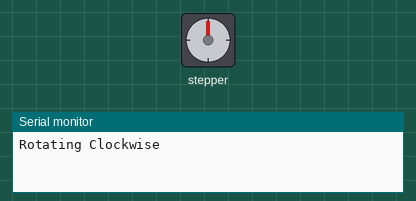
Simulated run of this sketch. Board: Arduino Uno, built with avr-gcc and run on an emulated ATmega328P. Parts: stepper motor, the last lines printed to the serial monitor. Stepper angles assume 4096 steps per turn.

Above: at 0.05 s.
At 2.2 s:
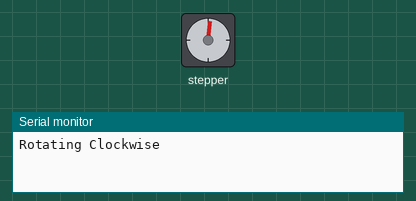
At 4.35 s:
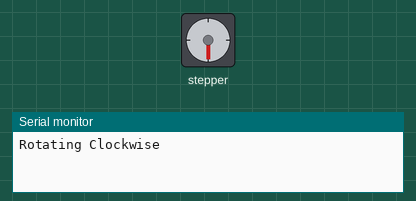
At 8.7 s:
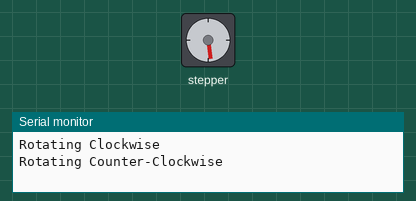
Timing chart, 0 to 13.5 s (numbered marks = the images above):
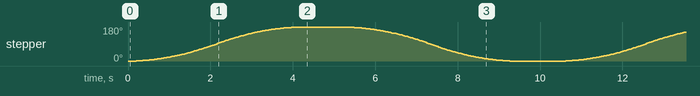

The sketch:

motor_test_code.ino
```cpp
#include <AccelStepper.h>

// Define motor control pins
#define MOTOR_PIN1 14
#define MOTOR_PIN2 12
#define MOTOR_PIN3 13
#define MOTOR_PIN4 15

// Set up the AccelStepper for 4-wire stepper in half-step mode
AccelStepper stepper(AccelStepper::HALF4WIRE, MOTOR_PIN1, MOTOR_PIN3, MOTOR_PIN2, MOTOR_PIN4);

void setup() {
  Serial.begin(115200);

  // Motor settings
  stepper.setMaxSpeed(1000);      // Adjust as needed
  stepper.setAcceleration(500);   // Smooth motion
}

void loop() {
  // Rotate one full revolution CW (2048 half-steps)
  Serial.println("Rotating Clockwise");
  stepper.moveTo(2048);
  while (stepper.distanceToGo() != 0) {
    stepper.run();
  }

  delay(1000);

  // Rotate one full revolution CCW
  Serial.println("Rotating Counter-Clockwise");
  stepper.moveTo(0); // Return to zero position
  while (stepper.distanceToGo() != 0) {
    stepper.run();
  }

  delay(1000);
}
```

Measured:
- by itself, stepper: turns 180° clockwise in 4.0 s, then 180° counter-clockwise in 4.0 s, repeating every 10.4 s
